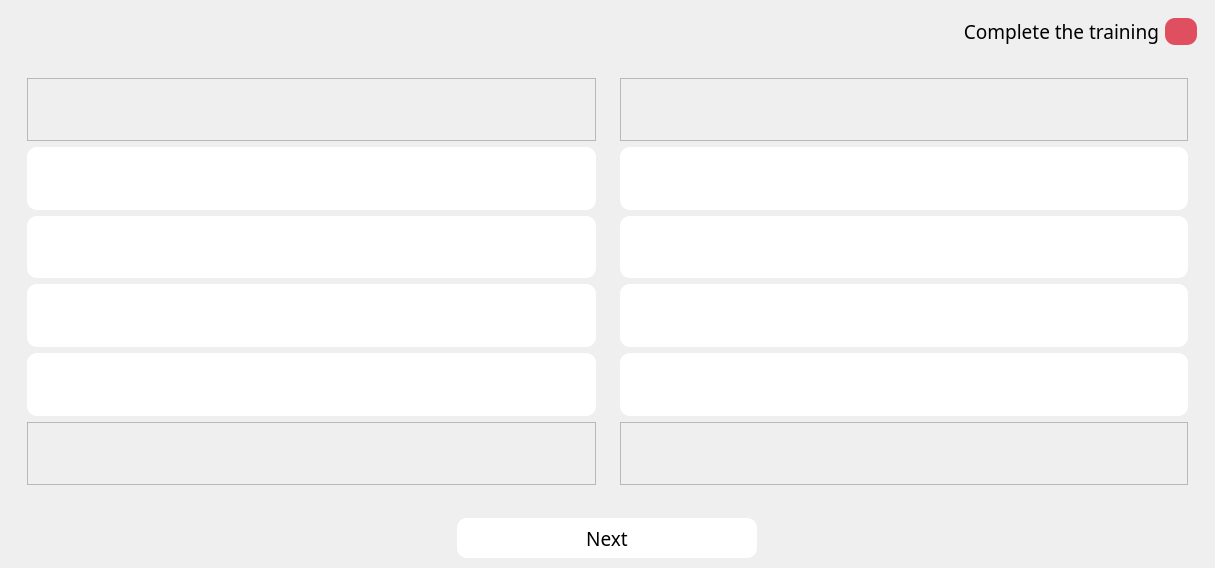
<?xml version="1.0" encoding="UTF-8"?>
<ui version="4.0">
 <class>MainWindow</class>
 <widget class="QMainWindow" name="MainWindow">
  <property name="geometry">
   <rect>
    <x>0</x>
    <y>0</y>
    <width>1215</width>
    <height>568</height>
   </rect>
  </property>
  <property name="sizePolicy">
   <sizepolicy hsizetype="Expanding" vsizetype="Expanding">
    <horstretch>0</horstretch>
    <verstretch>0</verstretch>
   </sizepolicy>
  </property>
  <property name="font">
   <font>
    <family>Century Gothic</family>
    <pointsize>14</pointsize>
   </font>
  </property>
  <property name="windowTitle">
   <string>MainWindow</string>
  </property>
  <property name="layoutDirection">
   <enum>Qt::LeftToRight</enum>
  </property>
  <property name="styleSheet">
   <string notr="true">QPushButton {
    border-radius: 10px;
    background-color: white;
}

QPushButton:pressed {
    background-color: rgb(143, 255, 160);
    transition: background-color 0.5s ease-in-out;
}</string>
  </property>
  <property name="iconSize">
   <size>
    <width>32</width>
    <height>32</height>
   </size>
  </property>
  <widget class="QWidget" name="centralwidget">
   <property name="sizePolicy">
    <sizepolicy hsizetype="Expanding" vsizetype="Expanding">
     <horstretch>0</horstretch>
     <verstretch>0</verstretch>
    </sizepolicy>
   </property>
   <property name="styleSheet">
    <string notr="true">background-image: url(&quot;D:/Python/PyQt/oxford_words/fon.png&quot;);
background-repeat: no-repeat;
background-position: center center;
background-attachment: fixed;
background-clip: padding-box</string>
   </property>
   <layout class="QGridLayout" name="gridLayout_2">
    <item row="1" column="0">
     <widget class="QWidget" name="mainWidget" native="true">
      <property name="sizePolicy">
       <sizepolicy hsizetype="Expanding" vsizetype="Expanding">
        <horstretch>0</horstretch>
        <verstretch>0</verstretch>
       </sizepolicy>
      </property>
      <property name="styleSheet">
       <string notr="true">background-image: url(:/newPrefix/D:/Python/PyQt/oxford_words/fon.png);
background-repeat: no-repeat;
background-position: center center;
background-attachment: fixed;</string>
      </property>
      <layout class="QGridLayout" name="gridLayout">
       <item row="1" column="0">
        <widget class="QWidget" name="eng_section" native="true">
         <property name="sizePolicy">
          <sizepolicy hsizetype="Expanding" vsizetype="Expanding">
           <horstretch>0</horstretch>
           <verstretch>0</verstretch>
          </sizepolicy>
         </property>
         <property name="maximumSize">
          <size>
           <width>16777215</width>
           <height>16777215</height>
          </size>
         </property>
         <layout class="QGridLayout" name="gridLayout_3">
          <item row="2" column="0">
           <widget class="QPushButton" name="engButton_4">
            <property name="sizePolicy">
             <sizepolicy hsizetype="Expanding" vsizetype="Expanding">
              <horstretch>0</horstretch>
              <verstretch>0</verstretch>
             </sizepolicy>
            </property>
            <property name="font">
             <font>
              <family>Century Gothic</family>
              <pointsize>14</pointsize>
             </font>
            </property>
            <property name="text">
             <string/>
            </property>
           </widget>
          </item>
          <item row="1" column="0">
           <widget class="QPushButton" name="engButton_3">
            <property name="sizePolicy">
             <sizepolicy hsizetype="Expanding" vsizetype="Expanding">
              <horstretch>0</horstretch>
              <verstretch>0</verstretch>
             </sizepolicy>
            </property>
            <property name="font">
             <font>
              <family>Century Gothic</family>
              <pointsize>14</pointsize>
             </font>
            </property>
            <property name="styleSheet">
             <string notr="true"/>
            </property>
            <property name="text">
             <string/>
            </property>
           </widget>
          </item>
          <item row="5" column="0">
           <widget class="QFrame" name="eng_space_foot">
            <property name="sizePolicy">
             <sizepolicy hsizetype="Expanding" vsizetype="Expanding">
              <horstretch>0</horstretch>
              <verstretch>0</verstretch>
             </sizepolicy>
            </property>
            <property name="maximumSize">
             <size>
              <width>16777215</width>
              <height>350</height>
             </size>
            </property>
            <property name="frameShape">
             <enum>QFrame::StyledPanel</enum>
            </property>
            <property name="frameShadow">
             <enum>QFrame::Raised</enum>
            </property>
           </widget>
          </item>
          <item row="4" column="0">
           <widget class="QPushButton" name="engButton">
            <property name="sizePolicy">
             <sizepolicy hsizetype="Expanding" vsizetype="Expanding">
              <horstretch>0</horstretch>
              <verstretch>0</verstretch>
             </sizepolicy>
            </property>
            <property name="font">
             <font>
              <family>Century Gothic</family>
              <pointsize>14</pointsize>
             </font>
            </property>
            <property name="text">
             <string/>
            </property>
           </widget>
          </item>
          <item row="3" column="0">
           <widget class="QPushButton" name="engButton_2">
            <property name="sizePolicy">
             <sizepolicy hsizetype="Expanding" vsizetype="Expanding">
              <horstretch>0</horstretch>
              <verstretch>0</verstretch>
             </sizepolicy>
            </property>
            <property name="font">
             <font>
              <family>Century Gothic</family>
              <pointsize>14</pointsize>
             </font>
            </property>
            <property name="text">
             <string/>
            </property>
           </widget>
          </item>
          <item row="0" column="0">
           <widget class="QFrame" name="eng_space_head">
            <property name="sizePolicy">
             <sizepolicy hsizetype="Expanding" vsizetype="Expanding">
              <horstretch>0</horstretch>
              <verstretch>0</verstretch>
             </sizepolicy>
            </property>
            <property name="maximumSize">
             <size>
              <width>16777215</width>
              <height>200</height>
             </size>
            </property>
            <property name="frameShape">
             <enum>QFrame::StyledPanel</enum>
            </property>
            <property name="frameShadow">
             <enum>QFrame::Raised</enum>
            </property>
           </widget>
          </item>
         </layout>
        </widget>
       </item>
       <item row="1" column="1">
        <widget class="QWidget" name="rus_section" native="true">
         <property name="sizePolicy">
          <sizepolicy hsizetype="Expanding" vsizetype="Expanding">
           <horstretch>0</horstretch>
           <verstretch>0</verstretch>
          </sizepolicy>
         </property>
         <layout class="QGridLayout" name="gridLayout_4">
          <item row="4" column="0">
           <widget class="QPushButton" name="rusButton">
            <property name="sizePolicy">
             <sizepolicy hsizetype="Expanding" vsizetype="Expanding">
              <horstretch>0</horstretch>
              <verstretch>0</verstretch>
             </sizepolicy>
            </property>
            <property name="font">
             <font>
              <family>Century Gothic</family>
              <pointsize>14</pointsize>
             </font>
            </property>
            <property name="text">
             <string/>
            </property>
           </widget>
          </item>
          <item row="1" column="0">
           <widget class="QPushButton" name="rusButton_2">
            <property name="sizePolicy">
             <sizepolicy hsizetype="Expanding" vsizetype="Expanding">
              <horstretch>0</horstretch>
              <verstretch>0</verstretch>
             </sizepolicy>
            </property>
            <property name="font">
             <font>
              <family>Century Gothic</family>
              <pointsize>14</pointsize>
             </font>
            </property>
            <property name="text">
             <string/>
            </property>
           </widget>
          </item>
          <item row="2" column="0">
           <widget class="QPushButton" name="rusButton_3">
            <property name="sizePolicy">
             <sizepolicy hsizetype="Expanding" vsizetype="Expanding">
              <horstretch>0</horstretch>
              <verstretch>0</verstretch>
             </sizepolicy>
            </property>
            <property name="font">
             <font>
              <family>Century Gothic</family>
              <pointsize>14</pointsize>
             </font>
            </property>
            <property name="text">
             <string/>
            </property>
           </widget>
          </item>
          <item row="3" column="0">
           <widget class="QPushButton" name="rusButton_4">
            <property name="sizePolicy">
             <sizepolicy hsizetype="Expanding" vsizetype="Expanding">
              <horstretch>0</horstretch>
              <verstretch>0</verstretch>
             </sizepolicy>
            </property>
            <property name="font">
             <font>
              <family>Century Gothic</family>
              <pointsize>14</pointsize>
             </font>
            </property>
            <property name="text">
             <string/>
            </property>
           </widget>
          </item>
          <item row="0" column="0">
           <widget class="QFrame" name="rus_space_head">
            <property name="sizePolicy">
             <sizepolicy hsizetype="Expanding" vsizetype="Expanding">
              <horstretch>0</horstretch>
              <verstretch>0</verstretch>
             </sizepolicy>
            </property>
            <property name="maximumSize">
             <size>
              <width>16777215</width>
              <height>200</height>
             </size>
            </property>
            <property name="frameShape">
             <enum>QFrame::StyledPanel</enum>
            </property>
            <property name="frameShadow">
             <enum>QFrame::Raised</enum>
            </property>
           </widget>
          </item>
          <item row="5" column="0">
           <widget class="QFrame" name="rus_space_foot">
            <property name="sizePolicy">
             <sizepolicy hsizetype="Expanding" vsizetype="Expanding">
              <horstretch>0</horstretch>
              <verstretch>0</verstretch>
             </sizepolicy>
            </property>
            <property name="maximumSize">
             <size>
              <width>16777215</width>
              <height>350</height>
             </size>
            </property>
            <property name="frameShape">
             <enum>QFrame::StyledPanel</enum>
            </property>
            <property name="frameShadow">
             <enum>QFrame::Raised</enum>
            </property>
           </widget>
          </item>
         </layout>
        </widget>
       </item>
      </layout>
     </widget>
    </item>
    <item row="4" column="0">
     <widget class="QWidget" name="footWidget" native="true">
      <property name="minimumSize">
       <size>
        <width>0</width>
        <height>0</height>
       </size>
      </property>
      <property name="maximumSize">
       <size>
        <width>16777215</width>
        <height>50</height>
       </size>
      </property>
      <property name="styleSheet">
       <string notr="true">background-image: url(:/newPrefix/D:/Python/PyQt/accounting/design/templates/background/back.png);
background-repeat: no-repeat;
background-position: center center;
background-attachment: fixed;
background-clip: padding-box;</string>
      </property>
      <layout class="QGridLayout" name="gridLayout_5">
       <item row="0" column="0">
        <widget class="QPushButton" name="nextButton">
         <property name="sizePolicy">
          <sizepolicy hsizetype="Expanding" vsizetype="Expanding">
           <horstretch>0</horstretch>
           <verstretch>0</verstretch>
          </sizepolicy>
         </property>
         <property name="minimumSize">
          <size>
           <width>300</width>
           <height>40</height>
          </size>
         </property>
         <property name="maximumSize">
          <size>
           <width>300</width>
           <height>40</height>
          </size>
         </property>
         <property name="font">
          <font>
           <family>Century Gothic</family>
           <pointsize>14</pointsize>
          </font>
         </property>
         <property name="styleSheet">
          <string notr="true">QPushButton:pressed {
    background-color: rgb(187, 211, 255);
    transition: background-color 0.5s ease-in-out;
}</string>
         </property>
         <property name="text">
          <string>Next</string>
         </property>
        </widget>
       </item>
      </layout>
     </widget>
    </item>
    <item row="0" column="0">
     <widget class="QWidget" name="verticalWidget" native="true">
      <property name="minimumSize">
       <size>
        <width>0</width>
        <height>35</height>
       </size>
      </property>
      <property name="styleSheet">
       <string notr="true">background-image: url(:/newPrefix/D:/Python/PyQt/accounting/design/templates/background/back.png);
background-repeat: no-repeat;
background-position: center center;
background-attachment: fixed;
background-clip: padding-box;</string>
      </property>
      <layout class="QHBoxLayout" name="horizontalLayout">
       <item>
        <widget class="QLabel" name="complete_label">
         <property name="font">
          <font>
           <family>Century Gothic</family>
           <pointsize>14</pointsize>
          </font>
         </property>
         <property name="text">
          <string>Сomplete the training</string>
         </property>
         <property name="alignment">
          <set>Qt::AlignRight|Qt::AlignTrailing|Qt::AlignVCenter</set>
         </property>
        </widget>
       </item>
       <item>
        <widget class="QPushButton" name="complete">
         <property name="maximumSize">
          <size>
           <width>32</width>
           <height>32</height>
          </size>
         </property>
         <property name="styleSheet">
          <string notr="true">background-color: #E04F5F;</string>
         </property>
         <property name="text">
          <string/>
         </property>
         <property name="icon">
          <iconset>
           <normaloff>../accounting/design/icons/logout.png</normaloff>../accounting/design/icons/logout.png</iconset>
         </property>
         <property name="iconSize">
          <size>
           <width>32</width>
           <height>32</height>
          </size>
         </property>
        </widget>
       </item>
      </layout>
     </widget>
    </item>
   </layout>
  </widget>
 </widget>
 <resources/>
 <connections/>
</ui>
